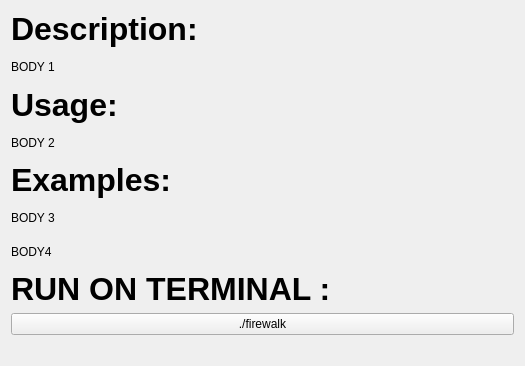
          <widget class="QWidget" name="scrollAreaWidgetContents_8">
           <property name="geometry">
            <rect>
             <x>0</x>
             <y>0</y>
             <width>525</width>
             <height>366</height>
            </rect>
           </property>
           <layout class="QGridLayout" name="gridLayout_7">
            <item row="8" column="0">
             <widget class="QPushButton" name="FireWalkButton">
              <property name="text">
               <string>./firewalk</string>
              </property>
             </widget>
            </item>
            <item row="9" column="0">
             <spacer name="FireWalkVSpacer">
              <property name="orientation">
               <enum>Qt::Vertical</enum>
              </property>
              <property name="sizeType">
               <enum>QSizePolicy::Fixed</enum>
              </property>
              <property name="sizeHint" stdset="0">
               <size>
                <width>20</width>
                <height>20</height>
               </size>
              </property>
             </spacer>
            </item>
            <item row="7" column="0">
             <widget class="QLabel" name="FireWalkH4">
              <property name="font">
               <font>
                <pointsize>24</pointsize>
                <weight>75</weight>
                <bold>true</bold>
               </font>
              </property>
              <property name="text">
               <string>RUN ON TERMINAL :</string>
              </property>
             </widget>
            </item>
            <item row="5" column="0">
             <widget class="QLabel" name="FireWalkB3">
              <property name="text">
               <string>BODY 3</string>
              </property>
             </widget>
            </item>
            <item row="1" column="0">
             <widget class="QLabel" name="FireWalkB1">
              <property name="text">
               <string>BODY 1</string>
              </property>
             </widget>
            </item>
            <item row="2" column="0">
             <widget class="QLabel" name="FireWalkH2">
              <property name="font">
               <font>
                <pointsize>24</pointsize>
                <weight>75</weight>
                <bold>true</bold>
               </font>
              </property>
              <property name="text">
               <string>Usage:</string>
              </property>
             </widget>
            </item>
            <item row="0" column="0">
             <widget class="QLabel" name="FireWalkH1">
              <property name="font">
               <font>
                <pointsize>24</pointsize>
                <weight>75</weight>
                <bold>true</bold>
               </font>
              </property>
              <property name="text">
               <string>Description:</string>
              </property>
             </widget>
            </item>
            <item row="3" column="0">
             <widget class="QLabel" name="FireWalkB2">
              <property name="text">
               <string>BODY 2</string>
              </property>
             </widget>
            </item>
            <item row="4" column="0">
             <widget class="QLabel" name="FireWalkH3">
              <property name="font">
               <font>
                <pointsize>24</pointsize>
                <weight>75</weight>
                <bold>true</bold>
               </font>
              </property>
              <property name="text">
               <string>Examples:</string>
              </property>
             </widget>
            </item>
            <item row="6" column="0">
             <widget class="QLabel" name="FireWalkB4">
              <property name="text">
               <string>BODY4</string>
              </property>
             </widget>
            </item>
           </layout>
          </widget>
